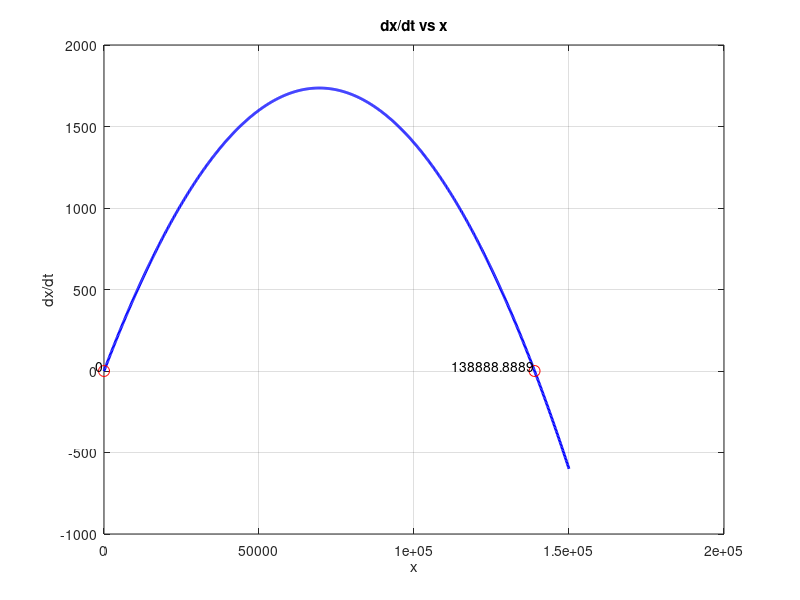
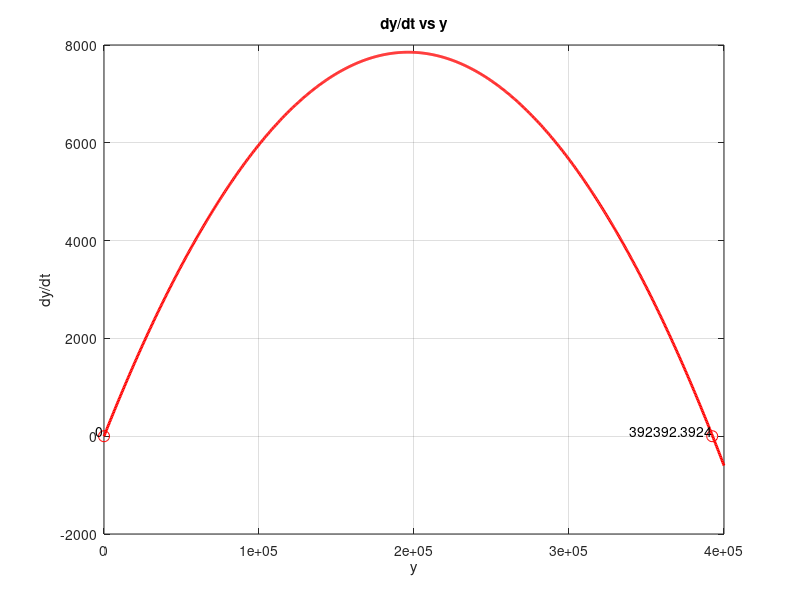

Here is the MATLAB script that generated these plots, in order:
function whaleODEplot()
    % Define the parameters
    r1 = 0.05;
    r2 = 0.08;
    K1 = 150000;
    K2 = 400000;
    alpha1 = 10^-8;
    alpha2 = 10^-8;

    % Define the range for x and y
    x = linspace(0, K1, 1000);
    y = linspace(0, K2, 1000);

    % Calculate dx/dt and dy/dt
    dx_dt = r1 .* x .* (1 - x ./ K1) - alpha1 .* x .* y;
    dy_dt = r2 .* y .* (1 - y ./ K2) - alpha2 .* x .* y;

    % Plot dx/dt in the x-t plane
    figure;
    plot(x, dx_dt, 'b', 'LineWidth', 2);
    xlabel('x');
    ylabel('dx/dt');
    title('dx/dt vs x');
    grid on;

    % Find roots of dx_dt
    dx_roots_indices = find(diff(sign(dx_dt)));
    dx_roots = x(dx_roots_indices);
    hold on;
    plot(dx_roots, zeros(size(dx_roots)), 'ro', 'MarkerSize', 8);
    text(dx_roots, zeros(size(dx_roots)), num2str(dx_roots'), 'VerticalAlignment', 'bottom', 'HorizontalAlignment', 'right');
    hold off;

    % Plot dy/dt in the y-t plane
    figure;
    plot(y, dy_dt, 'r', 'LineWidth', 2);
    xlabel('y');
    ylabel('dy/dt');
    title('dy/dt vs y');
    grid on;

    % Find roots of dy_dt
    dy_roots_indices = find(diff(sign(dy_dt)));
    dy_roots = y(dy_roots_indices);
    hold on;
    plot(dy_roots, zeros(size(dy_roots)), 'ro', 'MarkerSize', 8);
    text(dy_roots, zeros(size(dy_roots)), num2str(dy_roots'), 'VerticalAlignment', 'bottom', 'HorizontalAlignment', 'right');
    hold off;
    
    % Calculate maximum whale capacity
    total_capacity = sum(dx_roots) + sum(dy_roots);
    disp(['Maximum whale capacity = ', num2str(total_capacity)]);
end
